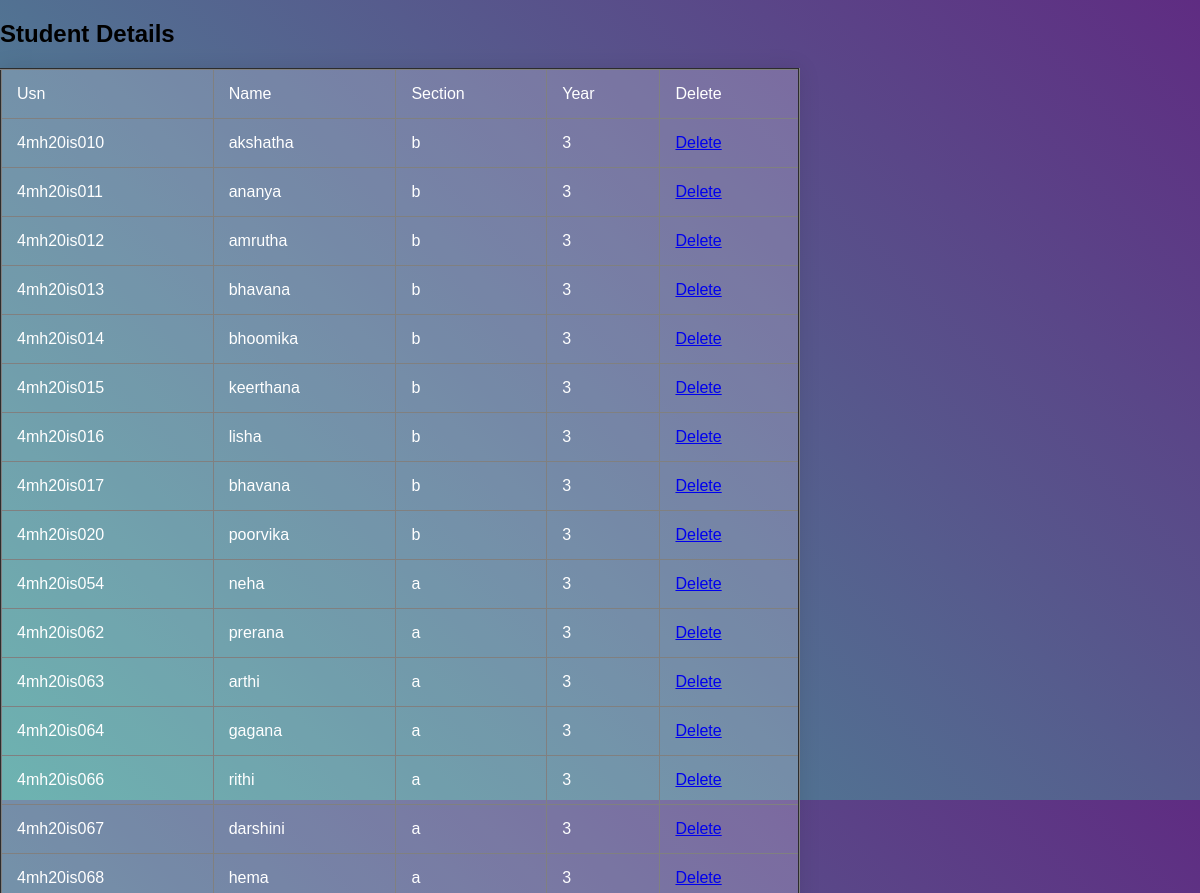
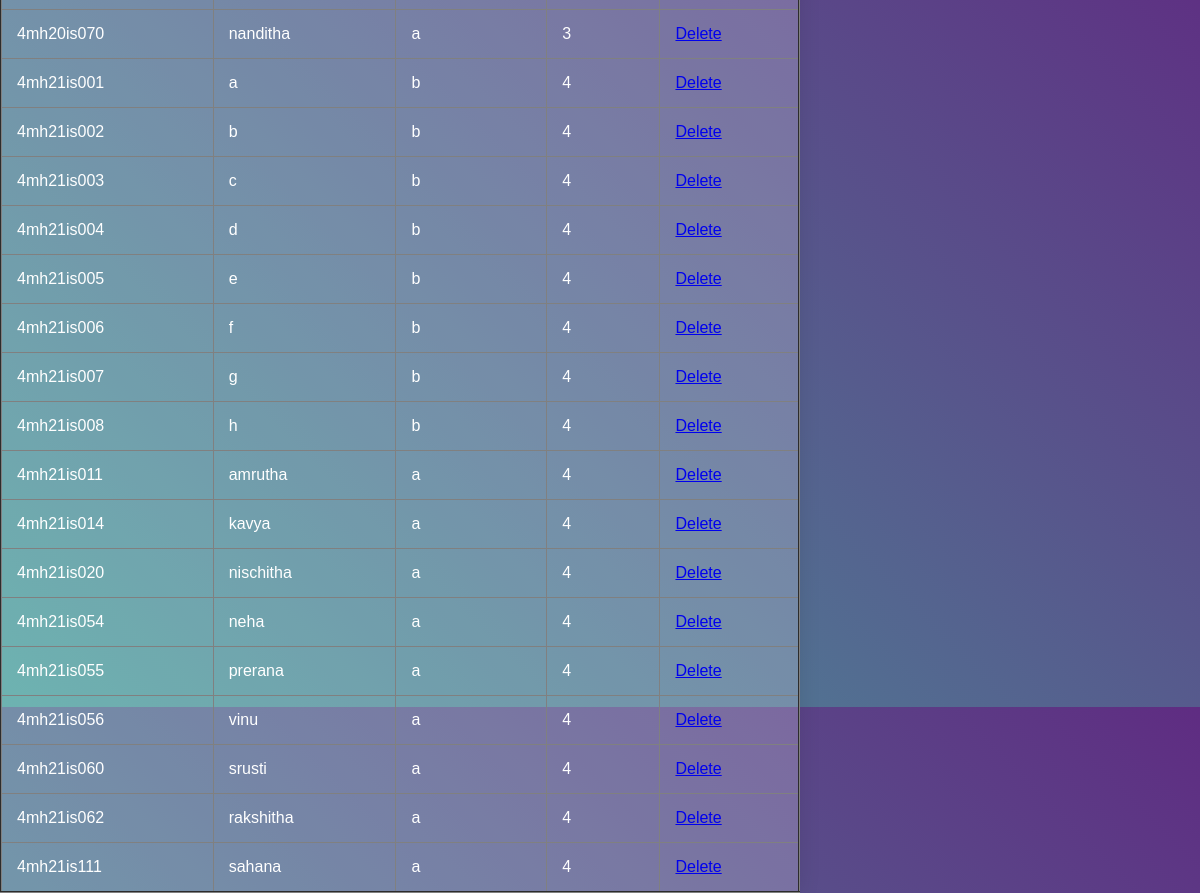
Page /all_records.php (signed in) on the committed database (2 pictures, top to bottom).
### tables this page shows
CREATE TABLE `student` (
  `usn` varchar(10) NOT NULL,
  `name` varchar(255) NOT NULL,
  `section` varchar(1) NOT NULL,
  `year` varchar(255) NOT NULL
);

### all_records.php (the view, shortened to what this page needs)
<!DOCTYPE html>
<html>
<head>
  <link rel="stylesheet" href=".\css.css">
</head>
<body>
<h2>Student Details</h2>
<table border="2">
  <tr>
    <td>Usn</td>
    <td>Name</td>
    <td>Section</td>
    <td>Year</td>
    <td>Delete</td>
  </tr>
<?php
include "dbconnect.php";
$records = mysqli_query($db,"select * from student");
while($data = mysqli_fetch_array($records))
{
?>
  <tr>
    <td><?php echo $data['usn']; ?></td>
    <td><?php echo $data['name']; ?></td>
    <td><?php echo $data['section']; ?></td>
     <td><?php echo $data['year']; ?></td>
      <td><a href="delete.php?usn=<?php echo $data['usn']; ?>">Delete</a></td>
  </tr>
<?php
}
?>
</table>
</body>
</html>

### css.css (style rules this page uses)
html, body { height: 100%; }
body { margin: 0; background: linear-gradient(45deg, #49a09d, #5f2c82); font-family: sans-serif; font-weight: 100; }
table { width: 800px; border-collapse: collapse; overflow: hidden; box-shadow: 0 0 20px rgba(0,0,0,0.1); }
th, td { padding: 15px; background-color: rgba(255,255,255,0.2); color: #fff; }

### rows in the picture
student: usn "4mh20is010", name "akshatha", section "b", year "3"
student: usn "4mh20is011", name "ananya", section "b", year "3"
student: usn "4mh20is012", name "amrutha", section "b", year "3"
student: usn "4mh20is013", name "bhavana", section "b", year "3"
student: usn "4mh20is014", name "bhoomika", section "b", year "3"
student: usn "4mh20is015", name "keerthana", section "b", year "3"
student: usn "4mh20is016", name "lisha", section "b", year "3"
student: usn "4mh20is017", name "bhavana", section "b", year "3"
student: usn "4mh20is020", name "poorvika", section "b", year "3"
student: usn "4mh20is054", name "neha", section "a", year "3"
student: usn "4mh20is062", name "prerana", section "a", year "3"
student: usn "4mh20is063", name "arthi", section "a", year "3"
student: usn "4mh20is064", name "gagana", section "a", year "3"
student: usn "4mh20is066", name "rithi", section "a", year "3"
student: usn "4mh20is067", name "darshini", section "a", year "3"
student: usn "4mh20is068", name "hema", section "a", year "3"
student: usn "4mh20is070", name "nanditha", section "a", year "3"
student: usn "4mh21is001", name "a", section "b", year "4"
student: usn "4mh21is002", name "b", section "b", year "4"
student: usn "4mh21is003", name "c", section "b", year "4"
student: usn "4mh21is004", name "d", section "b", year "4"
student: usn "4mh21is005", name "e", section "b", year "4"
student: usn "4mh21is006", name "f", section "b", year "4"
student: usn "4mh21is007", name "g", section "b", year "4"
student: usn "4mh21is008", name "h", section "b", year "4"
student: usn "4mh21is011", name "amrutha", section "a", year "4"
student: usn "4mh21is014", name "kavya", section "a", year "4"
student: usn "4mh21is020", name "nischitha", section "a", year "4"
student: usn "4mh21is054", name "neha", section "a", year "4"
student: usn "4mh21is055", name "prerana", section "a", year "4"
student: usn "4mh21is056", name "vinu", section "a", year "4"
student: usn "4mh21is060", name "srusti", section "a", year "4"
student: usn "4mh21is062", name "rakshitha", section "a", year "4"
student: usn "4mh21is111", name "sahana", section "a", year "4"
